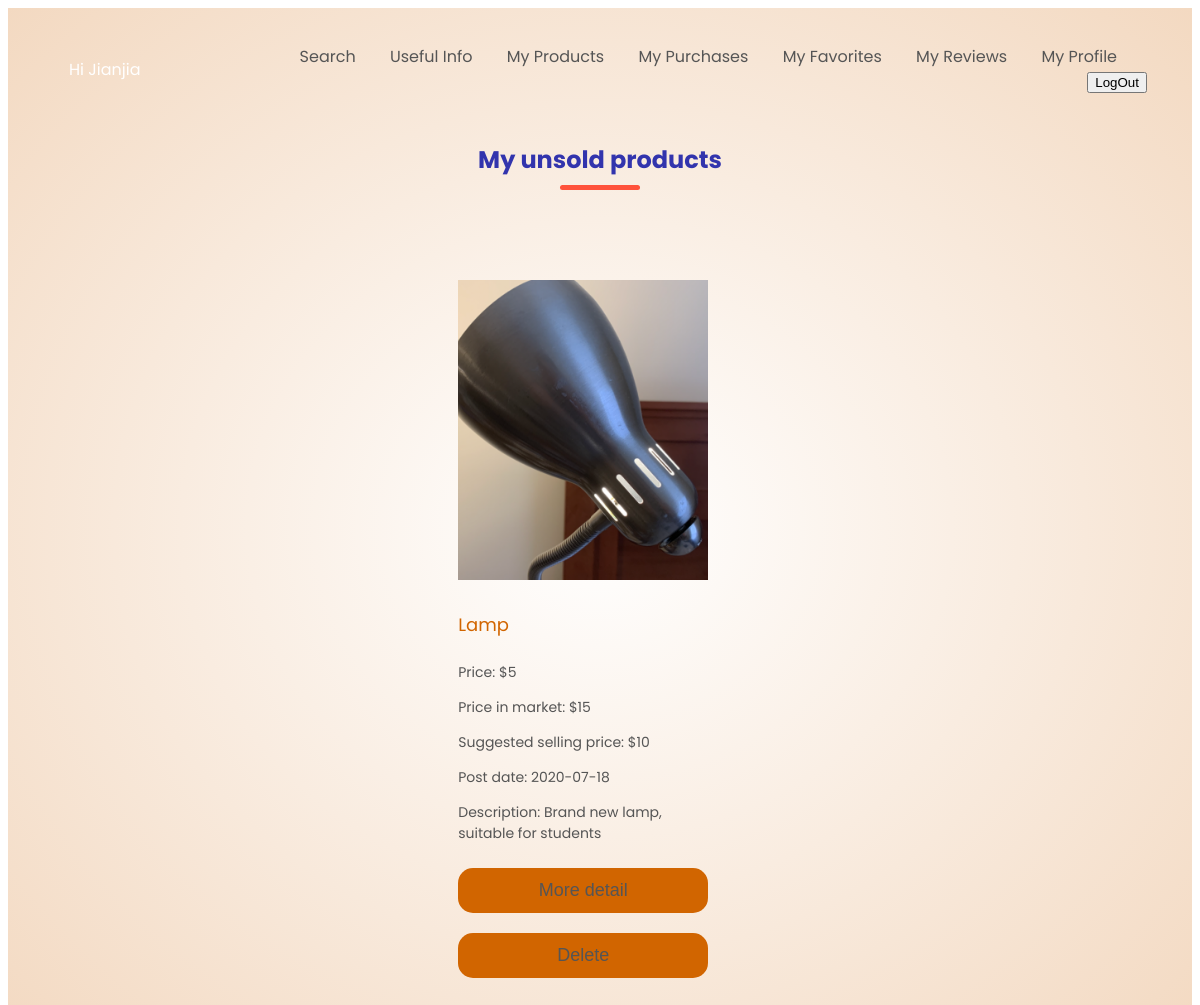
The page /my_products_unsold.php (signed in) on the database as committed earlier.
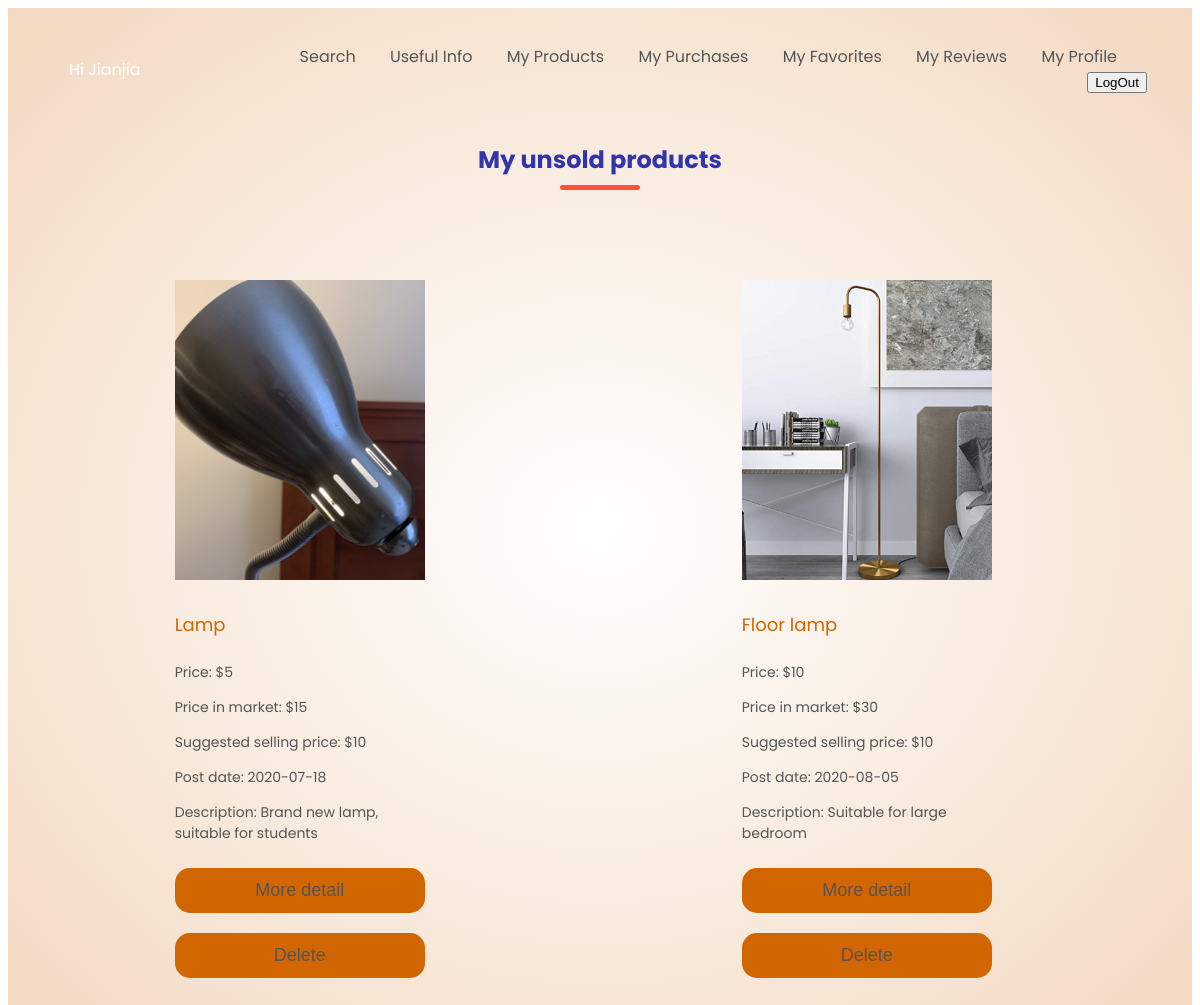
The same page on the database as committed later.
### tables this page shows
CREATE TABLE `Product` (
  `Product_ID` int(11) NOT NULL,
  `Product_Name` varchar(50) DEFAULT NULL,
  `Seller_ID` int(11) NOT NULL,
  `Product_image` varchar(200) DEFAULT NULL,
  `Price_Sell` double DEFAULT NULL,
  `Price_New` double DEFAULT NULL,
  `Price_Recommend` double DEFAULT NULL,
  `Date_Post` date DEFAULT cast(current_timestamp() as date),
  `Sold_Or_Not` int(11) DEFAULT 0,
  `Category` varchar(50) DEFAULT NULL,
  `Product_Description` varchar(500) DEFAULT NULL
);

### my_products_unsold.php (the view)
<?php
  require "my_products_header.php";
?>
<main>
    <div class="small-container">
      <h2 class="title"> My unsold products</h2>
      <div class="row">
    <?php
      require_once('mysqli_connect.php');
      $sql = "SELECT * FROM Product WHERE Seller_ID=$User_ID AND Sold_Or_Not = 0;";
      $result = mysqli_query($dbc,$sql);
      $resultCheck = mysqli_num_rows($result);
      if($resultCheck > 0){
        while($row = mysqli_fetch_assoc($result)){
    ?>
    <div class="col-4">
    <img src="ProductImage/<?php echo $row['Product_image']?>" alt="Image of Product" >
      <h4><?php echo $row['Product_Name']; ?></h4>
      <p>Price: $<?php echo $row['Price_Sell']; ?></p>
      <p>Price in market: $<?php echo $row['Price_New']; ?></p>
      <p>Suggested selling price: $<?php echo $row['Price_Recommend']; ?></p>
      <p>Post date: <?php echo $row['Date_Post']; ?></p>
      <p>Description: <?php echo $row['Product_Description']; ?></p>
      <button class="col-4-btn">
        <?php echo "<a href=my_products_detail.php?Product_ID=".$row['Product_ID']." >More detail</a>" ?>
      </button>
      <button class="col-4-btn">
        <?php echo "<a href=my_favorites_delete.php?Product_ID=".$row['Product_ID']." >Delete</a>" ?>
      </button>
    </div>
    <?php }
      }else{
        echo "You don't have any unsold products yet";
      }
    ?>
</main>

### my_products_header.php (shortened to what this page needs)
<?php
  $User_ID = $_SESSION['User_ID'];
  $User_Name = $_SESSION['username'];
?>
<!DOCTYPE html>
<html>
<head>
  <link rel = "stylesheet" href='style_product.css'>
</head>
<body>
<div class="header">
  <div class="container">
    <div class="navbar">
      <div class ="logo">
        <div class="dropdown">
          <button class="dropbtn"><?php print "Hi $User_Name";  ?></button>
  </div>
      </div>
        <nav>
        <ul>
          <li> <a href="search.php"> Search</h4></a></li>
          <li> <a href="useful_info.php"> Useful Info</h4></a></li>
          <li> <a href="my_products.php"> My Products</h4></a></li>
          <li> <a href="my_purchases.php">My Purchases</a></li>
          <li> <a href="my_favorites.php">My Favorites</a></li>
          <li> <a href="my_reviews.php">My Reviews</a></li>
          <li> <a href="my_profile.php">My Profile</a></li>
          <form action="includes/logout.inc.php" method="post">
            <button type="submit" name="logout-submit" class="button">LogOut</button>
          </form>
        </ul>
      </nav>
  </div>
</div>
</body>
</html>

### style_product.css (style rules this page uses)
body { font-family: 'Poppins', sans-serif; }
.navbar { display: flex; align-items: center; padding: 20px; }
nav { flex: 1; text-align: right; }
nav ul { display: inline-block; list-style-type: none; }
nav ul li { display: inline-block; margin-right: 30px; }
a { text-decoration: none; color: #555; }
p { color: #555; }
.container { max-width:1300px; margin: auto; padding-left: 25px; padding-right: 25px; }
.row { display: flex; align-items: center; flex-wrap: wrap; justify-content: space-around; }
.header { background: radial-gradient(#fff, #f3d9c1); }
.dropdown { float: right; position: relative; display: inline-block; }
.dropdown .dropbtn { font-size: 16px; border: none; outline: none; padding: 14px 16px; background-color: inherit; font-family: inherit; margin: 0; }
.dropbtn { background-color: #d16500; color: white; padding: 16px; font-size: 16px; border: none; }
.small-container { max-width: 1080; margin: auto; padding-left: 25px; padding-right: 25px; }
.col-4 { flex-basis: 25%; padding: 10px; min-width: 250px; margin-bottom: 50px; object-fit: cover; }
.col-4 img { width: 250px; height: 300px; object-fit: cover; transition: transform 0.7s; }
.small-container button { border: none; outline: 0; display: inline-block; padding: 12px; color: white; text-align: center; cursor: pointer; width: 250px; font-size: 18px; }
.title { text-align: center; margin: 0 auto 80px; position: relative; line-height: 60px; color: #3234ad }
.title::after { content: ''; background: #ff523b; width: 80px; height: 5px; border-radius: 5px; position: absolute; bottom: 0; left: 50%; transform: translateX(-50%); }
h4 { font-size: 18px; color: #d16500; font-weight: normal; }
.col-4 p { font-size: 14px; width: 250px; }
.col-4-btn { display: inline-block; background: #d16500; padding: 8px 0px; margin: 10px 0; border-radius: 15px; transition: background 0.3s; }

Rows that differ between the two databases and show on the page:
now on this page (row edited): product: Product_image (picture), Product_Name "Floor lamp", Price_Sell "10", Price_New "30", Price_Recommend "10", Date_Post "2020-08-05", Product_Description "Suitable for large bedroom"
